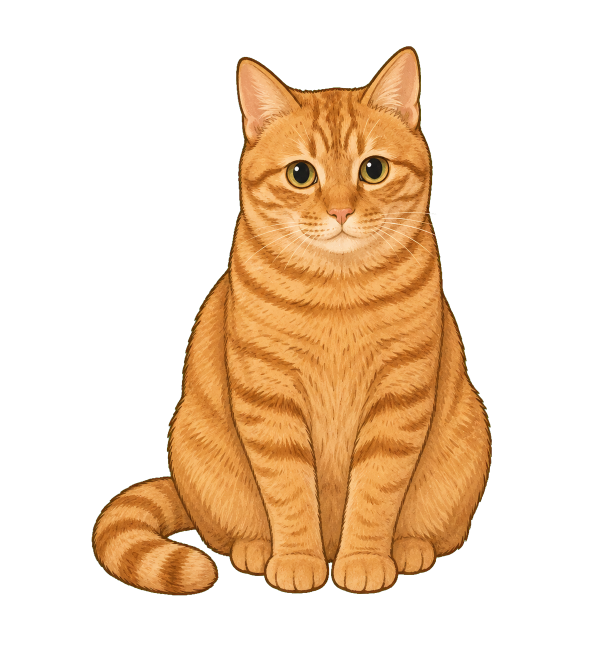
#> input picture gaze-follow-front-v1/transparent/gaze-center.png, 1204 x 1306 px (shown at 1/2 size); its folder holds 4 pictures in this run
$ python build_gaze_follow_assets.py
#> lines starting #> are read from the running program, lines starting #| are printed output that depends on the picture
from pathlib import Path
import json

import numpy as np
from PIL import Image, ImageDraw


ROOT = Path(__file__).resolve().parent
SRC = ROOT / "transparent"
OUT = ROOT / "final"
OUT.mkdir(exist_ok=True)

CANVAS = (192, 208)
MAX_CONTENT = (184, 200)
DIRECTIONS = [
    "center", "up", "up-right", "right", "down-right",
    "down", "down-left", "left", "up-left",
]


def orange_median(image):
    arr = np.asarray(image).astype(np.float32)
    rgb, alpha = arr[..., :3], arr[..., 3] / 255.0
    mask = (
        (alpha > 0.7)
        & (rgb[..., 0] > 85)
        & (rgb[..., 0] > rgb[..., 1] * 1.08)
        & (rgb[..., 1] > rgb[..., 2] * 1.12)
    )
    return np.median(rgb[mask], axis=0)


def normalize_orange(image, target):
    arr = np.asarray(image).astype(np.float32)
    rgb, alpha = arr[..., :3], arr[..., 3] / 255.0
    mask = (
        (alpha > 0.7)
        & (rgb[..., 0] > 85)
        & (rgb[..., 0] > rgb[..., 1] * 1.08)
        & (rgb[..., 1] > rgb[..., 2] * 1.12)
    )
    current = np.median(rgb[mask], axis=0)
    ratio = np.clip(target / np.maximum(current, 1), 0.86, 1.14)
    corrected = np.clip(rgb * ratio, 0, 255)
    saturation_hint = np.clip((rgb[..., 0] - rgb[..., 2]) / 90.0, 0, 1)
    weight = (saturation_hint * alpha * mask * 0.68)[..., None]
    arr[..., :3] = rgb * (1 - weight) + corrected * weight
    return Image.fromarray(np.clip(arr, 0, 255).astype(np.uint8), "RGBA")


sources = {
    direction: Image.open(SRC / f"gaze-{direction}.png").convert("RGBA")
    for direction in DIRECTIONS
}
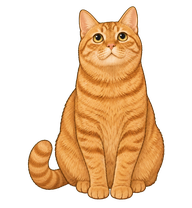
#> input picture gaze-follow-front-v1/final/gaze-up.png, 192 x 208 px, found by its file name
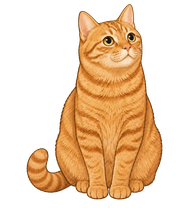
#> input picture gaze-follow-front-v1/final/gaze-up-right.png, 192 x 208 px, found by its file name
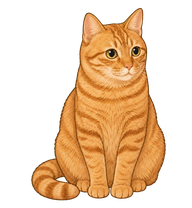
#> input picture gaze-follow-front-v1/final/gaze-right.png, 192 x 208 px, found by its file name
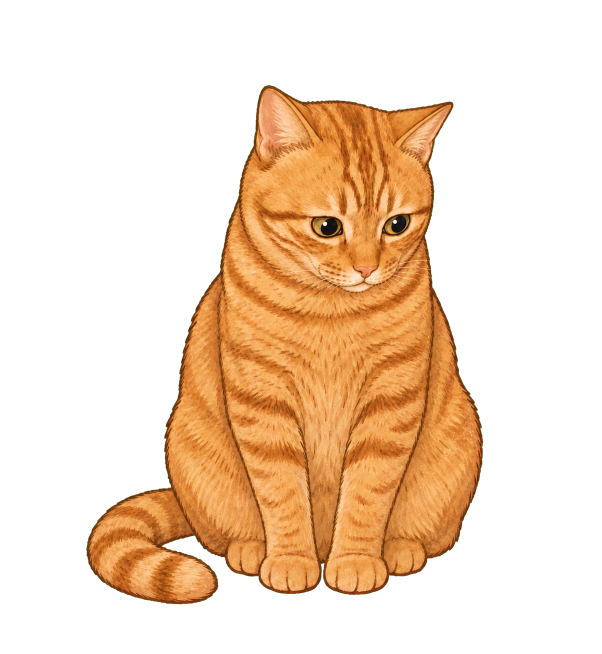
#> input picture gaze-follow-front-v1/transparent/gaze-down-right.png, 1203 x 1307 px (shown at 1/2 size)
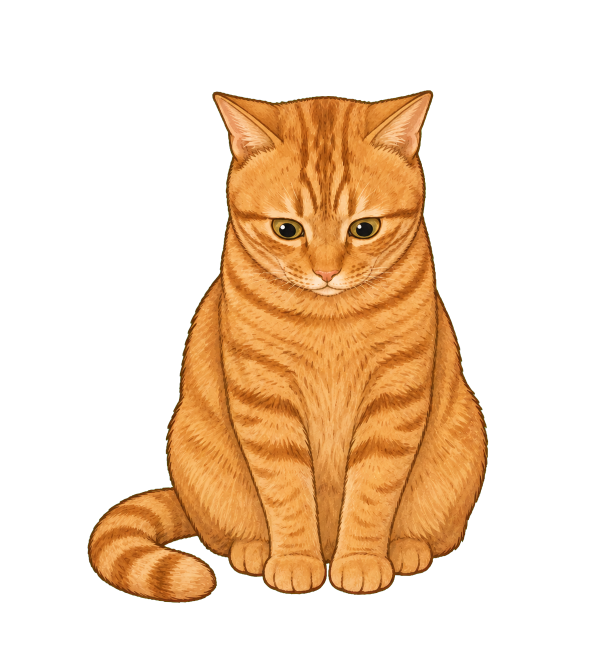
#> input picture gaze-follow-front-v1/transparent/gaze-down.png, 1203 x 1307 px (shown at 1/2 size)
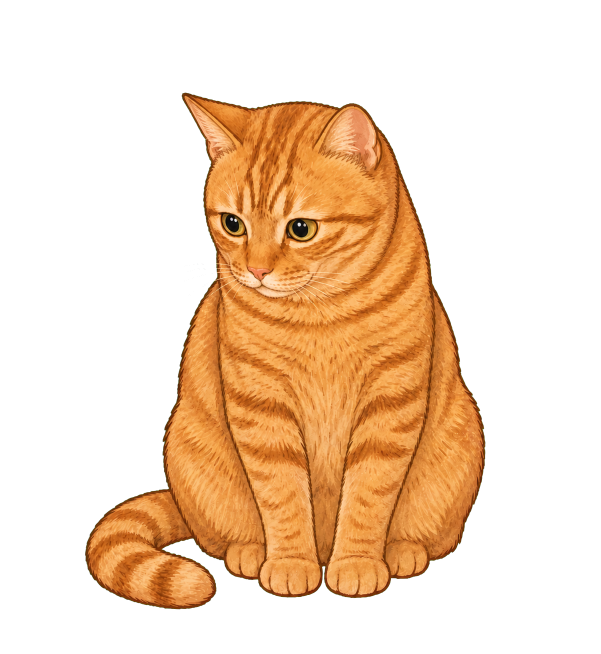
#> input picture gaze-follow-front-v1/transparent/gaze-down-left.png, 1202 x 1308 px (shown at 1/2 size)
#> (the run stopped early here; a loop or call above may not have finished)
